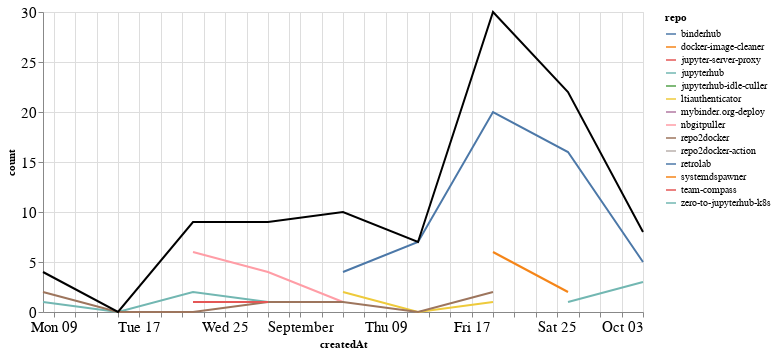

The notebook cell saved with this chart:
### Markdown cell above
### Comments

### Code cell
comments_time = comments.groupby('repo').resample('W', on='createdAt').count()['author'].reset_index()
comments_time = comments_time.rename(columns={'author': 'count'})
comments_time_total = comments_time.groupby('createdAt').agg({"count": "sum"}).reset_index()
ch1 = alt.Chart(comments_time, width=600).mark_line().encode(
    x='createdAt',
    y='count',
    color='repo',
    tooltip="repo"
)

ch2 = alt.Chart(comments_time_total, width=600).mark_line(color="black").encode(
    x='createdAt',
    y='count',
)

ch1 + ch2

### Figure 1 — Vega-Lite specification as saved in the notebook (floating-point values rounded to 4 significant figures)
{"config": {"axisLeft": {"labelFontSize": 15}, "axisBottom": {"labelFontSize": 15}}, "layer": [{"data": {"name": "data-0a75fe5522f871f39131676caac4aa54"}, "mark": "line", "encoding": {"color": {"type": "nominal", "field": "repo"}, "tooltip": {"type": "nominal", "field": "repo"}, "x": {"type": "temporal", "field": "createdAt"}, "y": {"type": "quantitative", "field": "count"}}, "width": 600}, {"data": {"name": "data-7d859bebe0bcd0b2cbe82e6eb3f91352"}, "mark": {"type": "line", "color": "black"}, "encoding": {"x": {"type": "temporal", "field": "createdAt"}, "y": {"type": "quantitative", "field": "count"}}, "width": 600}], "$schema": "https://vega.github.io/schema/vega-lite/v4.8.1.json", "datasets": {"data-0a75fe5522f871f39131676caac4aa54": [{"repo": "binderhub", "createdAt": "2021-09-05T00:00:00", "count": 4}, {"repo": "binderhub", "createdAt": "2021-09-12T00:00:00", "count": 7}, {"repo": "binderhub", "createdAt": "2021-09-19T00:00:00", "count": 20}, {"repo": "binderhub", "createdAt": "2021-09-26T00:00:00", "count": 16}, {"repo": "binderhub", "createdAt": "2021-10-03T00:00:00", "count": 5}, {"repo": "docker-image-cleaner", "createdAt": "2021-09-19T00:00:00", "count": 6}, {"repo": "docker-image-cleaner", "createdAt": "2021-09-26T00:00:00", "count": 2}, {"repo": "jupyter-server-proxy", "createdAt": "2021-08-29T00:00:00", "count": 2}, {"repo": "jupyterhub", "createdAt": "2021-08-08T00:00:00", "count": 1}, {"repo": "jupyterhub", "createdAt": "2021-08-15T00:00:00", "count": 0}, {"repo": "jupyterhub", "createdAt": "2021-08-22T00:00:00", "count": 2}, {"repo": "jupyterhub", "createdAt": "2021-08-29T00:00:00", "count": 1}, {"repo": "jupyterhub-idle-culler", "createdAt": "2021-09-26T00:00:00", "count": 1}, {"repo": "ltiauthenticator", "createdAt": "2021-09-05T00:00:00", "count": 2}, {"repo": "ltiauthenticator", "createdAt": "2021-09-12T00:00:00", "count": 0}, {"repo": "ltiauthenticator", "createdAt": "2021-09-19T00:00:00", "count": 1}, {"repo": "mybinder.org-deploy", "createdAt": "2021-09-26T00:00:00", "count": 2}, {"repo": "nbgitpuller", "createdAt": "2021-08-22T00:00:00", "count": 6}, {"repo": "nbgitpuller", "createdAt": "2021-08-29T00:00:00", "count": 4}, {"repo": "nbgitpuller", "createdAt": "2021-09-05T00:00:00", "count": 1}, {"repo": "repo2docker", "createdAt": "2021-08-08T00:00:00", "count": 2}, {"repo": "repo2docker", "createdAt": "2021-08-15T00:00:00", "count": 0}, {"repo": "repo2docker", "createdAt": "2021-08-22T00:00:00", "count": 0}, {"repo": "repo2docker", "createdAt": "2021-08-29T00:00:00", "count": 1}, {"repo": "repo2docker", "createdAt": "2021-09-05T00:00:00", "count": 1}, {"repo": "repo2docker", "createdAt": "2021-09-12T00:00:00", "count": 0}, {"repo": "repo2docker", "createdAt": "2021-09-19T00:00:00", "count": 2}, {"repo": "repo2docker-action", "createdAt": "2021-09-19T00:00:00", "count": 1}, {"repo": "retrolab", "createdAt": "2021-09-05T00:00:00", "count": 2}, {"repo": "systemdspawner", "createdAt": "2021-08-08T00:00:00", "count": 1}, {"repo": "team-compass", "createdAt": "2021-08-22T00:00:00", "count": 1}, {"repo": "team-compass", "createdAt": "2021-08-29T00:00:00", "count": 1}, {"repo": "zero-to-jupyterhub-k8s", "createdAt": "2021-09-26T00:00:00", "count": 1}, {"repo": "zero-to-jupyterhub-k8s", "createdAt": "2021-10-03T00:00:00", "count": 3}], "data-7d859bebe0bcd0b2cbe82e6eb3f91352": [{"createdAt": "2021-08-08T00:00:00", "count": 4}, {"createdAt": "2021-08-15T00:00:00", "count": 0}, {"createdAt": "2021-08-22T00:00:00", "count": 9}, {"createdAt": "2021-08-29T00:00:00", "count": 9}, {"createdAt": "2021-09-05T00:00:00", "count": 10}, {"createdAt": "2021-09-12T00:00:00", "count": 7}, {"createdAt": "2021-09-19T00:00:00", "count": 30}, {"createdAt": "2021-09-26T00:00:00", "count": 22}, {"createdAt": "2021-10-03T00:00:00", "count": 8}]}}
